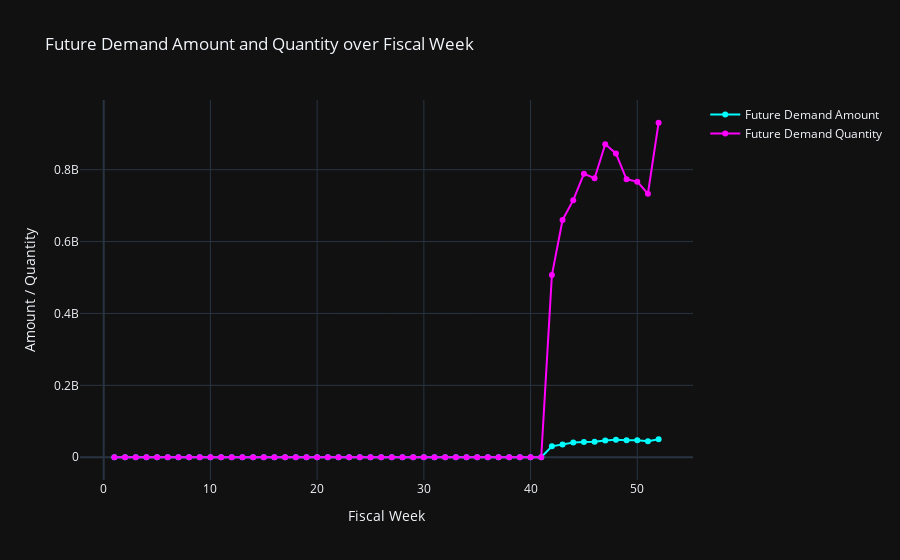

The cell this chart's notebook holds for it:
### Code cell
# Plot total_future_demand_amount and total_future_demand_quantity
fig1 = go.Figure()
fig1.add_trace(go.Scatter(x=demand_summary['Fiscal Week'], y=demand_summary['total_future_demand_amount'],
                         mode='lines+markers', name='Future Demand Amount', line=dict(color='cyan')))
fig1.add_trace(go.Scatter(x=demand_summary['Fiscal Week'], y=demand_summary['total_future_demand_quantity'],
                         mode='lines+markers', name='Future Demand Quantity', line=dict(color='magenta')))
fig1.update_layout(title='Future Demand Amount and Quantity over Fiscal Week',
                   xaxis_title='Fiscal Week', yaxis_title='Amount / Quantity',
                   template='plotly_dark')
fig1.show()

### Figure 1 — Plotly figure (JSON) as saved in the notebook; plotly's stock layout.template omitted (floating-point values rounded to 4 significant figures)
{"data": [{"line": {"color": "cyan"}, "mode": "lines+markers", "name": "Future Demand Amount", "type": "scatter", "x": [1, 2, 3, 4, 5, 6, 7, 8, 9, 10, 11, 12, 13, 14, 15, 16, 17, 18, 19, 20, 21, 22, 23, 24, 25, 26, 27, 28, 29, 30, 31, 32, 33, 34, 35, 36, 37, 38, 39, 40, 41, 42, 43, 44, 45, 46, 47, 48, 49, 50, 51, 52], "y": [0, 0, 0, 0, 0, 0, 0, 0, 0, 0, 0, 0, 0, 0, 0, 0, 0, 0, 0, 0, 0, 0, 0, 0, 0, 0, 0, 0, 0, 0, 0, 0, 0, 0, 0, 0, 0, 0, 0, 0, 0, 30350313, 35639286, 40892357, 42313764, 43269965, 46838397, 48999435, 47096016, 47571595, 44486779, 50163919]}, {"line": {"color": "magenta"}, "mode": "lines+markers", "name": "Future Demand Quantity", "type": "scatter", "x": [1, 2, 3, 4, 5, 6, 7, 8, 9, 10, 11, 12, 13, 14, 15, 16, 17, 18, 19, 20, 21, 22, 23, 24, 25, 26, 27, 28, 29, 30, 31, 32, 33, 34, 35, 36, 37, 38, 39, 40, 41, 42, 43, 44, 45, 46, 47, 48, 49, 50, 51, 52], "y": [0, 0, 0, 0, 0, 0, 0, 0, 0, 0, 0, 0, 0, 0, 0, 0, 0, 0, 0, 0, 0, 0, 0, 0, 0, 0, 0, 0, 0, 0, 0, 0, 0, 0, 0, 0, 0, 0, 0, 0, 0, 506706740, 660095042, 715172968, 788615525, 776210411, 870609896, 845282684, 773137925, 766680702, 733096711, 930513616]}], "layout": {"title": {"text": "Future Demand Amount and Quantity over Fiscal Week"}, "xaxis": {"title": {"text": "Fiscal Week"}}, "yaxis": {"title": {"text": "Amount / Quantity"}}}}
